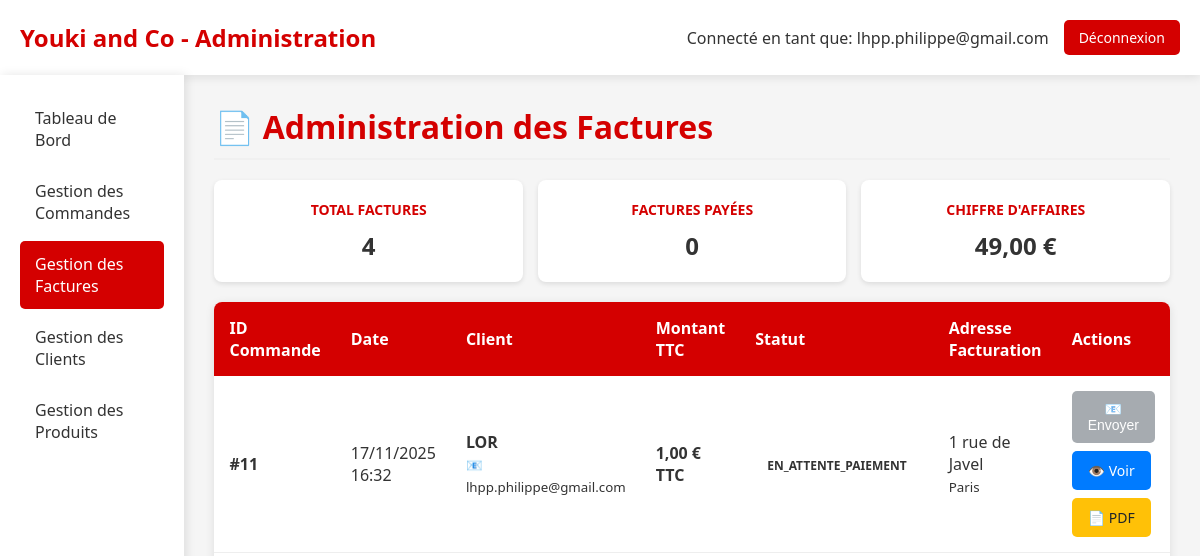
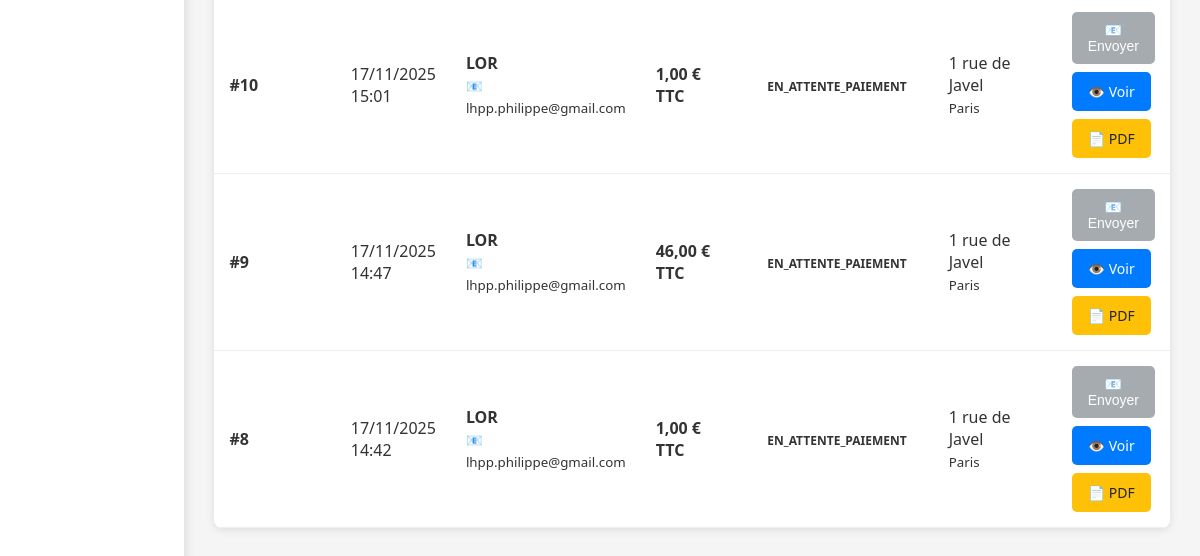
/admin_factures.php (signed in), run on an earlier commit of the app's database (2 pictures, top to bottom).
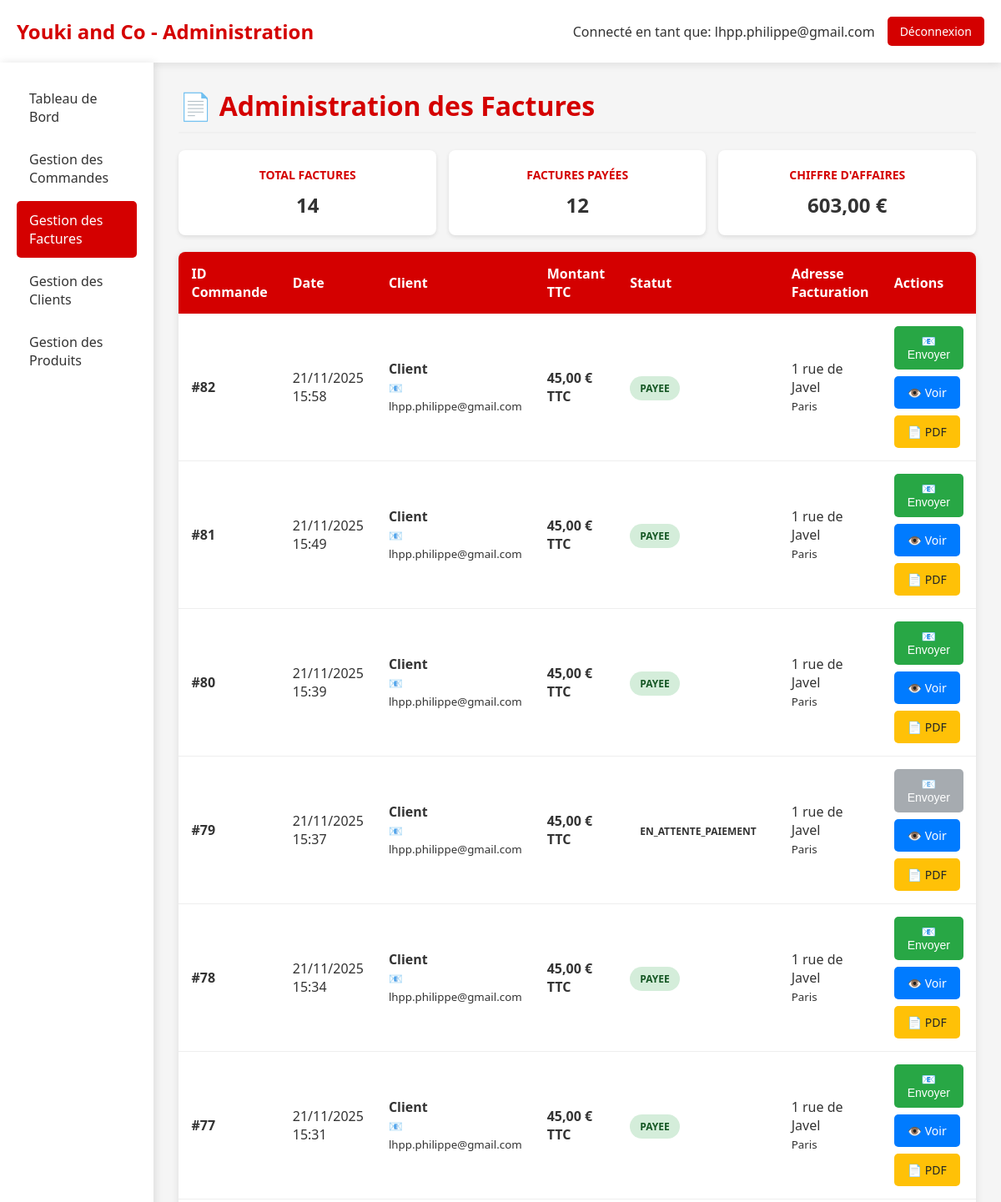
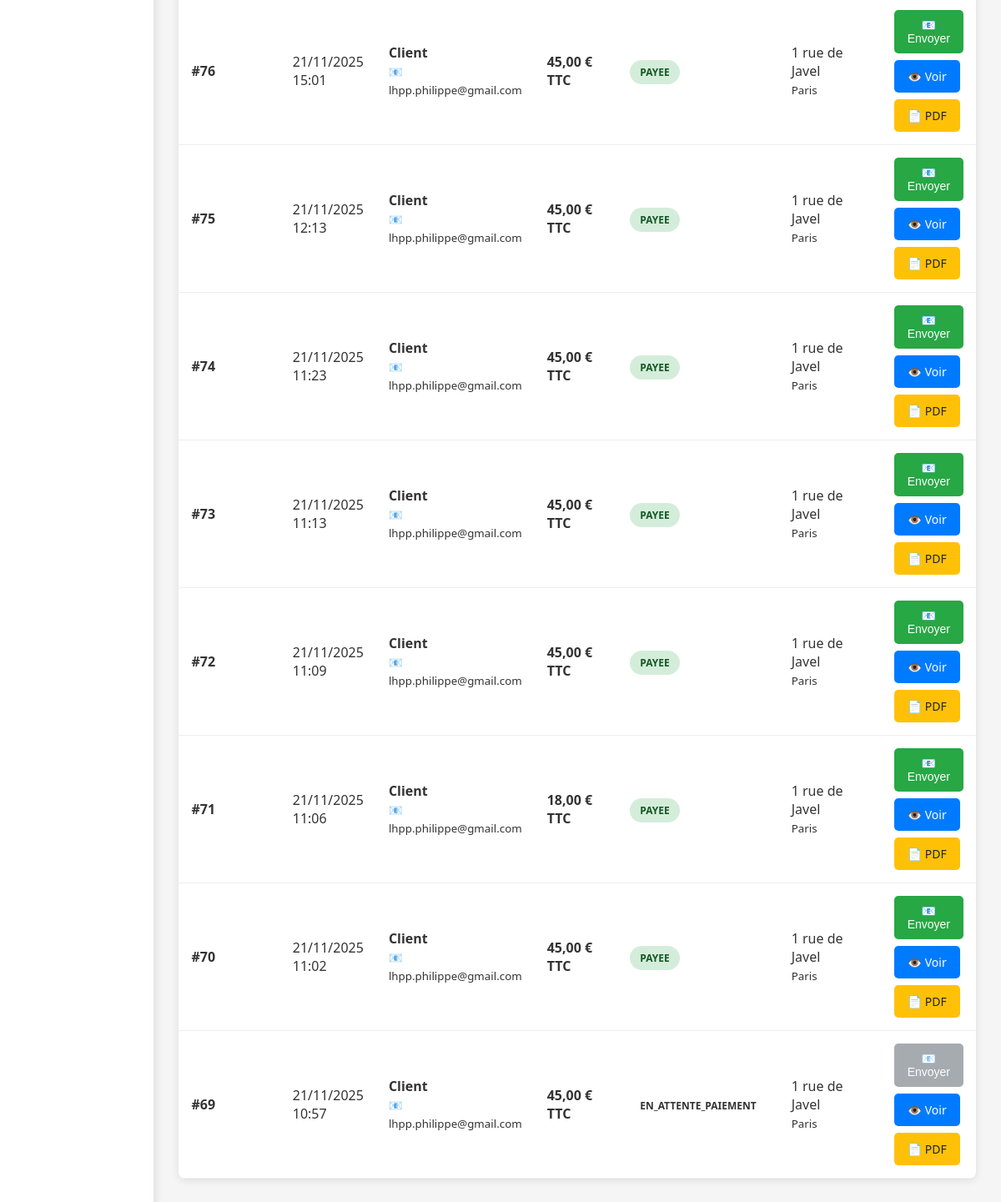
And on a later commit of the database (2 pictures, top to bottom).
### tables this page shows
CREATE TABLE IF NOT EXISTS `commande` (
  `idCommande` bigint NOT NULL AUTO_INCREMENT,
  `idClient` bigint NOT NULL,
  `idAdresseLivraison` bigint NOT NULL,
  `idAdresseFacturation` bigint DEFAULT NULL,
  `dateCommande` datetime NOT NULL,
  `modeReglement` varchar(20) NOT NULL DEFAULT 'CB',
  `delaiLivraison` date NOT NULL,
  `fraisDePort` double NOT NULL,
  `montantTotal` double NOT NULL,
  `statut` varchar(20) NOT NULL DEFAULT 'en_attente',
  `statut_paiement` enum('en_attente','payee','echec','annulee','rembourse') DEFAULT 'en_attente',
  `idPaiement` int DEFAULT NULL,
  PRIMARY KEY (`idCommande`),
  KEY `Commande_idClient_FK` (`idClient`),
  KEY `Commande_idAdresseLivraison_FK` (`idAdresseLivraison`),
  KEY `idAdresseFacturation` (`idAdresseFacturation`)
);

CREATE TABLE IF NOT EXISTS `client` (
  `idClient` bigint NOT NULL AUTO_INCREMENT,
  `email` varchar(50) NOT NULL,
  `motDePasse` varchar(255) DEFAULT NULL,
  `nom` varchar(50) DEFAULT NULL,
  `prenom` varchar(50) DEFAULT NULL,
  `telephone` varchar(20) DEFAULT NULL,
  `email_confirme` tinyint(1) DEFAULT '0',
  `token_confirmation` varchar(64) DEFAULT NULL,
  `token_expires` datetime DEFAULT NULL,
  `type` enum('temporaire','permanent') DEFAULT 'temporaire',
  `date_creation` datetime DEFAULT CURRENT_TIMESTAMP,
  `session_id` varchar(128) DEFAULT NULL,
  PRIMARY KEY (`idClient`),
  KEY `idx_client_type` (`type`),
  KEY `idx_client_session` (`session_id`),
  KEY `idx_client_date` (`date_creation`)
);

CREATE TABLE IF NOT EXISTS `adresse` (
  `idAdresse` bigint NOT NULL AUTO_INCREMENT,
  `idClient` bigint NOT NULL,
  `nom` varchar(50) NOT NULL,
  `prenom` varchar(50) NOT NULL,
  `adresse` varchar(50) NOT NULL,
  `codePostal` varchar(50) NOT NULL,
  `ville` varchar(50) NOT NULL,
  `pays` varchar(50) NOT NULL,
  `telephone` varchar(50) NOT NULL,
  `instructions` varchar(255) DEFAULT NULL,
  `societe` varchar(50) DEFAULT NULL,
  `type` varchar(20) DEFAULT 'livraison',
  `dateCreation` datetime DEFAULT CURRENT_TIMESTAMP,
  PRIMARY KEY (`idAdresse`),
  KEY `Adresse_idClient_FK` (`idClient`)
);

### admin_factures.php (the view, shortened to what the changed rows need)
<?php
require_once 'config.php';
try {
    $pdo = new PDO("mysql:host=$host;dbname=$dbname;charset=utf8", $username, $password);
    $pdo->setAttribute(PDO::ATTR_ERRMODE, PDO::ERRMODE_EXCEPTION);
} catch (PDOException $e) {
    die("Erreur de connexion à la base de données: " . $e->getMessage());
}
$stmt = $pdo->prepare("
    SELECT
        c.idCommande,
        c.dateCommande,
        c.montantTotal,
        c.statut,
        cl.nom,
        cl.prenom,
        cl.email,
        a_fact.adresse as adresse_facturation,
        a_fact.ville as ville_facturation,
        a_liv.adresse as adresse_livraison,
        a_liv.ville as ville_livraison
    FROM Commande c
    JOIN Client cl ON c.idClient = cl.idClient
    JOIN Adresse a_fact ON c.idAdresseFacturation = a_fact.idAdresse
    JOIN Adresse a_liv ON c.idAdresseLivraison = a_liv.idAdresse
    ORDER BY c.dateCommande DESC
");
$stmt->execute();
$commandes = $stmt->fetchAll(PDO::FETCH_ASSOC);
?>
<!DOCTYPE html>
<html lang="fr">
<head>
</head>
<body>
    <div class="header">
        <div class="logo">
            <h1>Youki and Co - Administration</h1>
        </div>
    </div>
    <div class="container">
        <div class="main-content">
            <h1 class="page-title">📄 Administration des Factures</h1>
            <div class="stats-grid">
                <div class="stat-card">
                    <h3>Total Factures</h3>
                    <div class="number"><?= count($commandes) ?></div>
                </div>
                <div class="stat-card">
                    <h3>Factures Payées</h3>
                    <div class="number">
                        <?= count(array_filter($commandes, function($cmd) { return $cmd['statut'] === 'payee'; })) ?>
                    </div>
                </div>
                <div class="stat-card">
                    <h3>Chiffre d'Affaires</h3>
                    <div class="number">
                        <?= number_format(array_sum(array_column($commandes, 'montantTotal')), 2, ',', ' ') ?> €
                    </div>
                </div>
            </div>
            <table class="table-commandes">
                <thead>
                    <tr>
                        <th>ID Commande</th>
                        <th>Date</th>
                        <th>Client</th>
                        <th>Montant TTC</th>
                        <th>Statut</th>
                        <th>Adresse Facturation</th>
                        <th>Actions</th>
                    </tr>
                </thead>
                <tbody>
                    <?php foreach ($commandes as $commande): ?>
                        <tr>
                            <td><strong>#<?= $commande['idCommande'] ?></strong></td>
                            <td><?= date('d/m/Y H:i', strtotime($commande['dateCommande'])) ?></td>
                            <td>
                                <strong><?= htmlspecialchars($commande['prenom']) ?> <?= htmlspecialchars($commande['nom']) ?></strong><br>
                                <small>📧 <?= htmlspecialchars($commande['email']) ?></small>
                            </td>
                            <td><strong><?= number_format($commande['montantTotal'], 2, ',', ' ') ?> € TTC</strong></td>
                            <td>
                                <span class="statut statut-<?= $commande['statut'] ?>">
                                    <?= $commande['statut'] ?>
                                </span>
                            </td>
                            <td>
                                <?= htmlspecialchars($commande['adresse_facturation']) ?><br>
                                <small><?= htmlspecialchars($commande['ville_facturation']) ?></small>
                            </td>
                            <td>
                                <div class="actions-cell">
                                    <?php if ($commande['statut'] === 'payee'): ?>
                                        <form method="POST" class="form-inline">
                                            <button type="submit" class="btn btn-success" onclick="return confirm('Envoyer la facture #<?= $commande['idCommande'] ?> à <?= htmlspecialchars($commande['email']) ?> ?')">
                                                📧 Envoyer
                                            </button>
                                        </form>
                                    <?php else: ?>
                                        <div class="tooltip">
                                            <button type="button" class="btn btn-disabled">
                                                📧 Envoyer
                                            </button>
                                        </div>
                                    <?php endif; ?>
                                    <a href="admin_factures.php?action=generer&id=<?= $commande['idCommande'] ?>" class="btn btn-primary" target="_blank">
                                        👁️ Voir
                                    </a>
                                    <a href="generer_facture.php?id=<?= $commande['idCommande'] ?>" class="btn btn-warning" target="_blank">
                                        📄 PDF
                                    </a>
                                </div>
                            </td>
                        </tr>
                    <?php endforeach; ?>
                </tbody>
            </table>
        </div>
    </div>
</body>
</html>

What changed in the data, as far as the page shows it:
removed commande: idCommande "11", dateCommande "17/11/2025 16:32", idClient.nom "LOR", idClient.email "lhpp.philippe@gmail.com", montantTotal "1,00", statut "EN_ATTENTE_PAIEMENT", idAdresseLivraison.adresse "1 rue de Javel", idAdresseLivraison.ville "Paris", shows "📧 Envoyer"
removed commande: idCommande "10", dateCommande "17/11/2025 15:01", idClient.nom "LOR", idClient.email "lhpp.philippe@gmail.com", montantTotal "1,00", statut "EN_ATTENTE_PAIEMENT", idAdresseLivraison.adresse "1 rue de Javel", idAdresseLivraison.ville "Paris", shows "📧 Envoyer"
removed commande: idCommande "9", dateCommande "17/11/2025 14:47", idClient.nom "LOR", idClient.email "lhpp.philippe@gmail.com", montantTotal "46,00", statut "EN_ATTENTE_PAIEMENT", idAdresseLivraison.adresse "1 rue de Javel", idAdresseLivraison.ville "Paris", shows "📧 Envoyer"
removed commande: idCommande "8", dateCommande "17/11/2025 14:42", idClient.nom "LOR", idClient.email "lhpp.philippe@gmail.com", montantTotal "1,00", statut "EN_ATTENTE_PAIEMENT", idAdresseLivraison.adresse "1 rue de Javel", idAdresseLivraison.ville "Paris", shows "📧 Envoyer"
added commande: idCommande "82", dateCommande "21/11/2025 15:58", idClient.nom "Client", idClient.email "lhpp.philippe@gmail.com", montantTotal "45,00", statut "PAYEE", idAdresseLivraison.adresse "1 rue de Javel", idAdresseLivraison.ville "Paris"
added commande: idCommande "81", dateCommande "21/11/2025 15:49", idClient.nom "Client", idClient.email "lhpp.philippe@gmail.com", montantTotal "45,00", statut "PAYEE", idAdresseLivraison.adresse "1 rue de Javel", idAdresseLivraison.ville "Paris"
added commande: idCommande "80", dateCommande "21/11/2025 15:39", idClient.nom "Client", idClient.email "lhpp.philippe@gmail.com", montantTotal "45,00", statut "PAYEE", idAdresseLivraison.adresse "1 rue de Javel", idAdresseLivraison.ville "Paris"
added commande: idCommande "79", dateCommande "21/11/2025 15:37", idClient.nom "Client", idClient.email "lhpp.philippe@gmail.com", montantTotal "45,00", statut "EN_ATTENTE_PAIEMENT", idAdresseLivraison.adresse "1 rue de Javel", idAdresseLivraison.ville "Paris", shows "📧 Envoyer"
added commande: idCommande "78", dateCommande "21/11/2025 15:34", idClient.nom "Client", idClient.email "lhpp.philippe@gmail.com", montantTotal "45,00", statut "PAYEE", idAdresseLivraison.adresse "1 rue de Javel", idAdresseLivraison.ville "Paris"
added commande: idCommande "77", dateCommande "21/11/2025 15:31", idClient.nom "Client", idClient.email "lhpp.philippe@gmail.com", montantTotal "45,00", statut "PAYEE", idAdresseLivraison.adresse "1 rue de Javel", idAdresseLivraison.ville "Paris"
added commande: idCommande "76", dateCommande "21/11/2025 15:01", idClient.nom "Client", idClient.email "lhpp.philippe@gmail.com", montantTotal "45,00", statut "PAYEE", idAdresseLivraison.adresse "1 rue de Javel", idAdresseLivraison.ville "Paris"
added commande: idCommande "75", dateCommande "21/11/2025 12:13", idClient.nom "Client", idClient.email "lhpp.philippe@gmail.com", montantTotal "45,00", statut "PAYEE", idAdresseLivraison.adresse "1 rue de Javel", idAdresseLivraison.ville "Paris"
added commande: idCommande "74", dateCommande "21/11/2025 11:23", idClient.nom "Client", idClient.email "lhpp.philippe@gmail.com", montantTotal "45,00", statut "PAYEE", idAdresseLivraison.adresse "1 rue de Javel", idAdresseLivraison.ville "Paris"
added commande: idCommande "73", dateCommande "21/11/2025 11:13", idClient.nom "Client", idClient.email "lhpp.philippe@gmail.com", montantTotal "45,00", statut "PAYEE", idAdresseLivraison.adresse "1 rue de Javel", idAdresseLivraison.ville "Paris"
added commande: idCommande "72", dateCommande "21/11/2025 11:09", idClient.nom "Client", idClient.email "lhpp.philippe@gmail.com", montantTotal "45,00", statut "PAYEE", idAdresseLivraison.adresse "1 rue de Javel", idAdresseLivraison.ville "Paris"
added commande: idCommande "71", dateCommande "21/11/2025 11:06", idClient.nom "Client", idClient.email "lhpp.philippe@gmail.com", montantTotal "18,00", statut "PAYEE", idAdresseLivraison.adresse "1 rue de Javel", idAdresseLivraison.ville "Paris"
added commande: idCommande "70", dateCommande "21/11/2025 11:02", idClient.nom "Client", idClient.email "lhpp.philippe@gmail.com", montantTotal "45,00", statut "PAYEE", idAdresseLivraison.adresse "1 rue de Javel", idAdresseLivraison.ville "Paris"
added commande: idCommande "69", dateCommande "21/11/2025 10:57", idClient.nom "Client", idClient.email "lhpp.philippe@gmail.com", montantTotal "45,00", statut "EN_ATTENTE_PAIEMENT", idAdresseLivraison.adresse "1 rue de Javel", idAdresseLivraison.ville "Paris", shows "📧 Envoyer"
Also different on the page:
count($commandes): "4" → "14"
array_sum(array_column($commandes, 'montantTotal')): "49,00" → "603,00"
text no longer shown: "0"
text now shown: "12"
